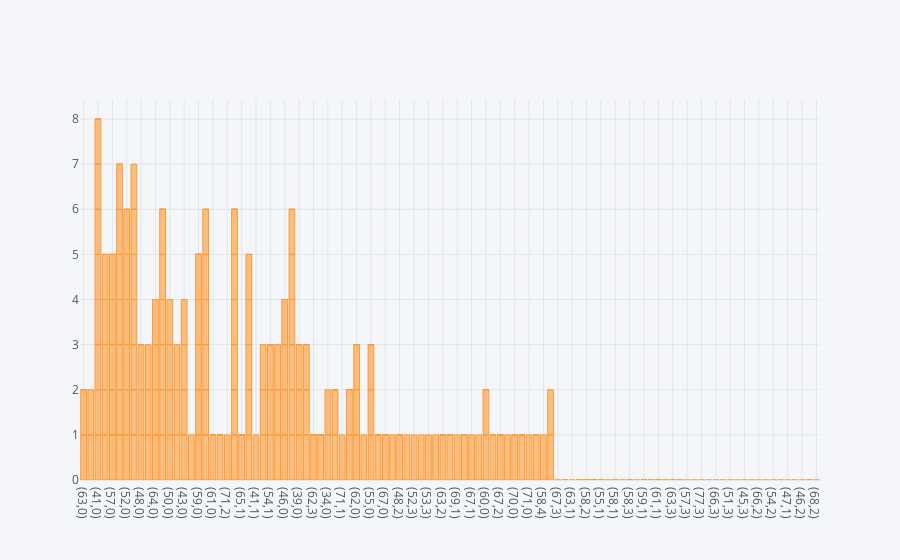

The code cell stored with this chart in its notebook:
### Code cell
data.iplot(kind='bar', x=['age', 'ca'],y='target')

### Figure 1 — Plotly figure (JSON) as saved in the notebook; plotly's stock layout.template omitted (floating-point values rounded to 4 significant figures; data arrays with more than 128 entries replaced by an {"elided": "..."} marker saying what was removed)
{"data": [{"marker": {"color": "rgba(255, 153, 51, 0.6)", "line": {"color": "rgba(255, 153, 51, 1.0)", "width": 1}}, "name": "target", "orientation": "v", "text": "", "type": "bar", "x": {"elided": "303 str values"}, "y": {"elided": "303 int values"}}], "layout": {"legend": {"bgcolor": "#F5F6F9", "font": {"color": "#4D5663"}}, "paper_bgcolor": "#F5F6F9", "plot_bgcolor": "#F5F6F9", "title": {"font": {"color": "#4D5663"}}, "xaxis": {"gridcolor": "#E1E5ED", "showgrid": true, "tickfont": {"color": "#4D5663"}, "title": {"font": {"color": "#4D5663"}, "text": ""}, "zerolinecolor": "#E1E5ED"}, "yaxis": {"gridcolor": "#E1E5ED", "showgrid": true, "tickfont": {"color": "#4D5663"}, "title": {"font": {"color": "#4D5663"}, "text": ""}, "zerolinecolor": "#E1E5ED"}}}
